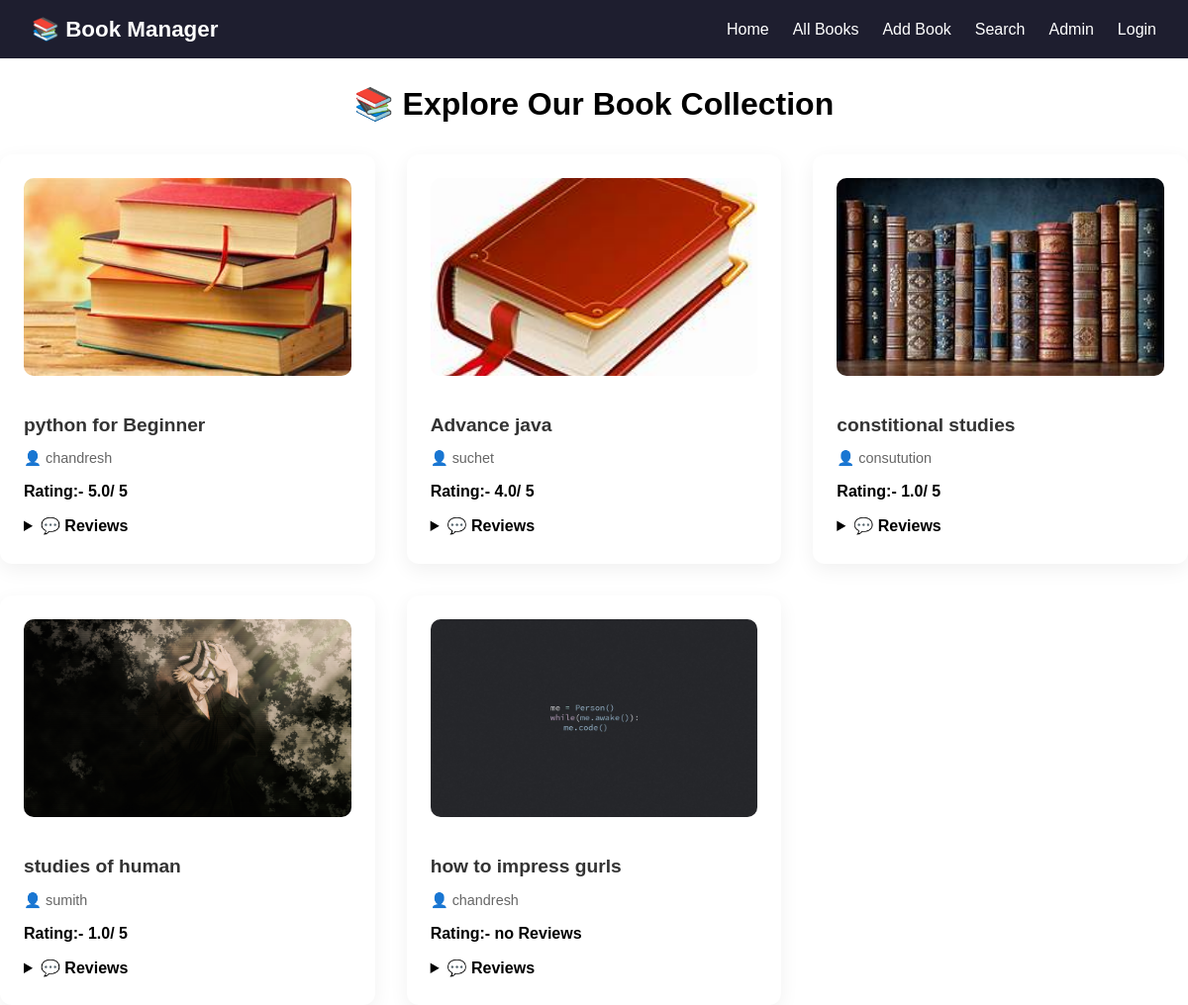
The page /books/home_page/ on the database its author committed.
### books/models.py (models this page shows, shortened)
class Book(models.Model):
   title=models.CharField(max_length=150)
   author=models.ForeignKey(Author,on_delete=models.CASCADE)
   image=models.ImageField(upload_to='media/',null=True,blank=True)

class Author(models.Model):
   name=models.CharField(max_length=150)

class Rating(models.Model):
    user = models.ForeignKey(User, on_delete=models.CASCADE)
    book = models.ForeignKey(Book, on_delete=models.CASCADE)
    stars = models.IntegerField(choices=[(i, i) for i in range(1, 6)])

### books/views.py (the view)
# urls.py: path('home_page/',views.Home_page,name='home_page'),
def Home_page(request):
    item=Book.objects.all()
    review=Review.objects.all()
    rating=Rating.objects.all()
    author=Author.objects.all()
    return render(request,'home.html',{'item':item,'review':review,'rating':rating,'author':author})

### books/templatetags/custom_tags.py (called while the page is built)
@register.filter
def average(queryset):
    values=[obj.stars  for obj in queryset if obj.stars  is not None]
    if not values:
        return "no ratings"
    return round(sum(values)/len(values),1)

### books/templates/home.html (shortened to what this page needs)
{% extends "index.html" %}
{% load custom_tags %}
{% block content %}
<h2 style="text-align:center; font-size:2rem; margin-bottom:2rem;">📚 Explore Our Book Collection</h2>
<div class="book-grid">
    {% for book in item %}
    <div class="book-card">
        {% if book.image %}
        <img src="{{ book.image.url }}" alt="{{ book.title }}">
        {% endif %}
        <div class="book-info">
            <h3>{{ book.title }}</h3>
            <p class="author">👤 {{ book.author.name }}</p>
            <p class="rating">
                Rating:-
                {% with book.rating_set.all as ratings %}
                {% if ratings %}
                {{ratings|average}}/  5
                {% else %}
                no Reviews
                {% endif %}
                {% endwith %}
            </p>
            <details class="reviews">
                <summary>💬 Reviews</summary>
                </details>
                </div>
                </div>
               {% endfor %}
               </div>
              {% endblock %}

### templates/index.html (shortened to what this page needs)
{% load static %}
{% load custom_tags %}
<!DOCTYPE html>
<html lang="en">
<head>
    <link rel="stylesheet" href="{% static 'style.css' %}">
</head>
<body>
<nav class="navbar">
    <div class="logo">📚 Book Manager</div>
    <ul class="nav-links">
        <li><a href="#">Home</a></li>
        <li><a href="#">All Books</a></li>
        <li><a href="#">Add Book</a></li>
        <li><a href="#">Search</a></li>
        <li><a href="/admin/">Admin</a></li>
        {% if  user.is_authenticated %}
        <li><a href="{% url 'logout' %}">Logout</a></li>
        {% else %}
        <li><a href="{% url 'login' %}">Login</a></li>
        {% endif %}
    </ul>
</nav>
{% block content  %}
{% endblock content  %}
</body>
</html>

### static/style.css (style rules this page uses)
body { margin: 0; font-family: Arial, sans-serif; }
.navbar { background-color: #1e1e2f; color: #fff; display: flex; justify-content: space-between; padding: 1rem 2rem; align-items: center; }
.logo { font-size: 1.4rem; font-weight: bold; }
.nav-links { list-style: none; display: flex; gap: 1.5rem; margin: 0; }
.nav-links li a { color: #fff; text-decoration: none; font-weight: 500; transition: color 0.3s ease; }
.book-grid { display: grid; grid-template-columns: repeat(auto-fit, minmax(280px, 1fr)); gap: 2rem; }
.book-card { background: #fff; border-radius: 12px; box-shadow: 0 6px 20px rgba(0,0,0,0.06); padding: 1.5rem; transition: transform 0.2s ease; }
.book-card img { width: 100%; height: 200px; object-fit: cover; border-radius: 10px; margin-bottom: 1rem; }
.book-info h3 { font-size: 1.2rem; margin-bottom: 0.5rem; color: #333; }
.book-info .author { color: #666; font-size: 0.9rem; margin-bottom: 0.5rem; }
.rating { font-weight: bold; margin-bottom: 1rem; }
.reviews summary { cursor: pointer; font-weight: 600; margin-bottom: 0.3rem; }

### rows shown on the page
Book: image (picture), title "python for Beginner", author.name "chandresh", rating_set.all|average "5.0"
Book: image (picture), title "Advance java", author.name "suchet", rating_set.all|average "4.0"
Book: image (picture), title "constitional studies", author.name "consutution", rating_set.all|average "1.0"
Book: image (picture), title "studies of human", author.name "sumith", rating_set.all|average "1.0"
Book: image (picture), title "how to impress gurls", author.name "chandresh", shows "no Reviews"
